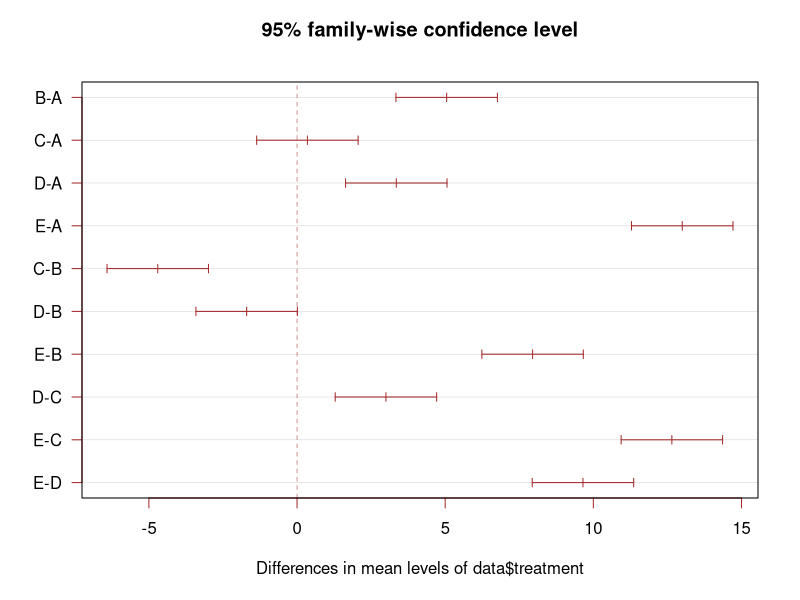

Source code (R): (Note: this script raises an error after producing the figure.)
# library
library(multcomp)
library(multcompView)
library(purrr)
library(dplyr)
library(magrittr)

# Create data
data <- map2_dfr(c("A", "B", "C", "D", "E"),
        list(2:5, 6:10, 1:7, 3:10, 10:20),
        ~ tibble(treatment = rep(.x, 20)) %>% 
          bind_cols(value = sample(.y, 20, replace = T))) %>% 
  as.data.frame()


# What is the effect of the treatment on the value ?

ANOVA <- lm(data$value ~ data$treatment ) %>% aov

# Tukey test to study each pair of treatment :
TUKEY <- TukeyHSD(x=ANOVA, 'data$treatment', conf.level=0.95)

# Tuckey test representation :
plot(TUKEY , las=1 , col="brown" )


# I need to group the treatments that are not different each other together.
generate_label_df <- function(TUKEY, variable){
  require(multcompView)
  
  # Extract labels and factor levels from Tukey post-hoc
  Tukey.levels <- TUKEY[[variable]][,4]
  Tukey.labels <- data.frame(multcompLetters(Tukey.levels)['Letters'])
  
  #I need to put the labels in the same order as in the boxplot :
  Tukey.labels$treatment=rownames(Tukey.labels)
  Tukey.labels=Tukey.labels[order(Tukey.labels$treatment) , ]
  return(Tukey.labels)
}

# Apply the function on my dataset
LABELS=generate_label_df(TUKEY , "data$treatment") %>% 
  bind_cols(q = data %>% group_by(treatment) %>% summarise(q = quantile(value, probs = 1)) %>% .[,2])

# Plot results:
data %>% 
  ggplot(aes(x= treatment, y=value))+
  geom_boxplot()+
  geom_jitter(alpha=0.3)+
  theme_bw()+
  geom_text(data = LABELS, aes(x= treatment, y=q, label=Letters, color = Letters), vjust=-0.5, hjust=-1)
